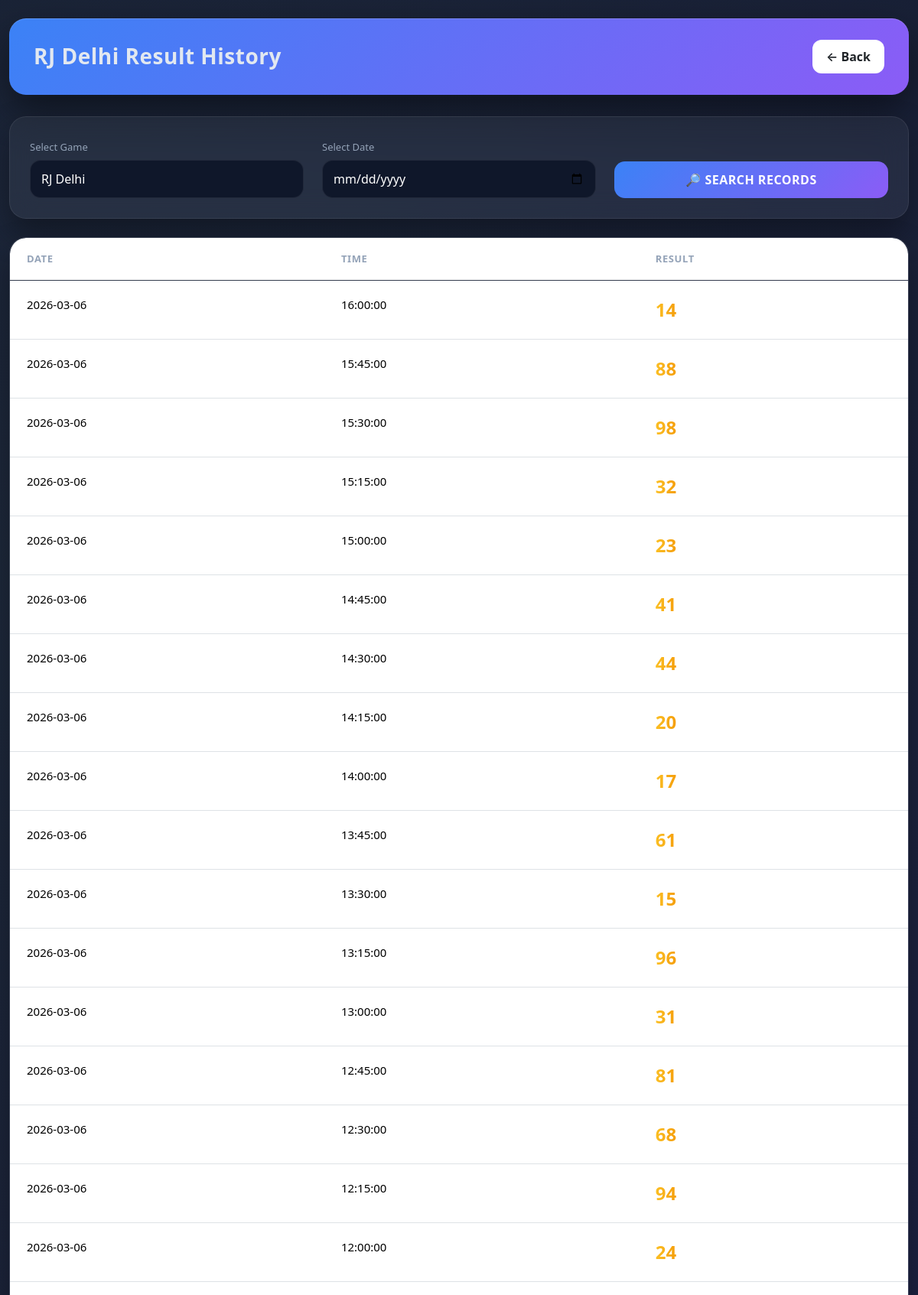
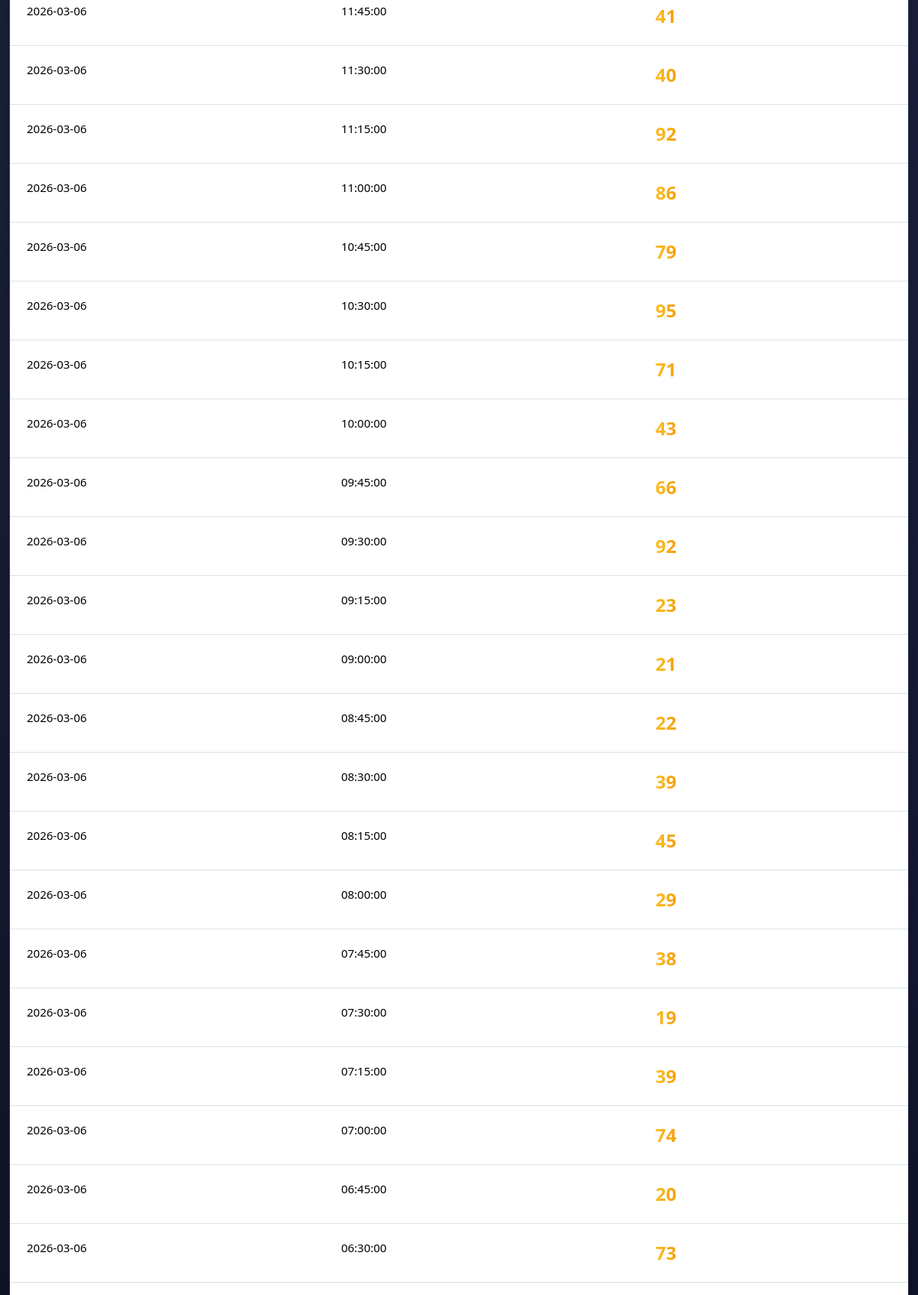
The page /game-history.php?game_id=1 (upper part) on the database its author committed (2 pictures, top to bottom).
### tables this page shows
CREATE TABLE `games` (
  `id` int(6) UNSIGNED NOT NULL,
  `name` varchar(100) NOT NULL,
  `game_type` enum('Datewise','Timewise') DEFAULT 'Datewise',
  `time_slot` varchar(100) DEFAULT NULL,
  `interval_mins` int(11) DEFAULT 30,
  `logo_path` varchar(255) DEFAULT NULL,
  `last_modified` timestamp NOT NULL DEFAULT current_timestamp() ON UPDATE current_timestamp()
);

CREATE TABLE `results` (
  `id` int(6) UNSIGNED NOT NULL,
  `game_id` int(6) UNSIGNED DEFAULT NULL,
  `lock_date` date NOT NULL,
  `lock_time` time NOT NULL,
  `lock_value` varchar(50) NOT NULL,
  `last_modified` timestamp NOT NULL DEFAULT current_timestamp() ON UPDATE current_timestamp()
);

### game-history.php (the view, shortened to what this page needs)
<?php
require_once 'db.php';
$selected_game = isset($_GET['game_id']) ? (int)$_GET['game_id'] : 0;
$selected_date = isset($_GET['date']) ? $_GET['date'] : '';
$games = $conn->query("SELECT id,name FROM games ORDER BY name ASC")->fetchAll();
$game_name = "Result History";
if($selected_game){
    $stmt = $conn->prepare("SELECT name FROM games WHERE id=?");
    $stmt->execute([$selected_game]);
    $g = $stmt->fetch();
    if($g){
        $game_name = $g['name']." Result History";
    }
}
$where = [];
$params = [];
if($selected_game){
    $where[] = "game_id=?";
    $params[] = $selected_game;
}
$where_sql = count($where) ? ("WHERE ".implode(" AND ",$where)) : "";
$stmt = $conn->prepare("
SELECT lock_date, lock_time, lock_value
FROM results
$where_sql
ORDER BY lock_date DESC, lock_time DESC
LIMIT 100
");
$stmt->execute($params);
$results = $stmt->fetchAll();
?>
<!DOCTYPE html>
<html>
<head>
<link href="https://cdn.jsdelivr.net/npm/bootstrap@5.3.3/dist/css/bootstrap.min.css" rel="stylesheet">
</head>
<body>
<div class="container py-4">
    <div class="page-header d-flex justify-content-between align-items-center flex-wrap gap-3">
        <h3 class="page-title"><?=$game_name?></h3>
        <a href="index.php" class="btn btn-back">← Back</a>
    </div>
    <div class="glass filter-card mb-4">
        <form method="get" class="row g-4 align-items-end">
            <div class="col-md-4">
                <label class="form-label">Select Game</label>
                <select name="game_id" class="form-select">
                    <?php foreach($games as $game): ?>
                        <option value="<?=$game['id']?>"
                            <?=$selected_game==$game['id']?'selected':''?>>
                            <?=$game['name']?>
                        </option>
                    <?php endforeach; ?>
                </select>
            </div>
            <div class="col-md-4">
                <label class="form-label">Select Date</label>
                <input type="date" name="date" value="<?=$selected_date?>" class="form-control">
            </div>
            <div class="col-md-4 d-grid">
                <button class="btn-search">🔎 SEARCH RECORDS</button>
            </div>
        </form>
    </div>
    <div class="glass table-wrap">
        <table class="table">
            <thead>
                <tr>
                    <th style="width:35%">Date</th>
                    <th style="width:35%">Time</th>
                    <th style="width:30%">Result</th>
                </tr>
            </thead>
            <tbody>
            <?php if(count($results)>0): ?>
                <?php foreach($results as $r): ?>
                <tr>
                    <td><?=htmlspecialchars($r['lock_date'])?></td>
                    <td><?=htmlspecialchars($r['lock_time'])?></td>
                    <td><span class="result-value"><?=htmlspecialchars($r['lock_value'])?></span></td>
                </tr>
                <?php endforeach; ?>
            <?php else: ?>
                <tr>
                    <td colspan="3" class="empty">No records found</td>
                </tr>
            <?php endif; ?>
            </tbody>
        </table>
    </div>
</div>
</body>
</html>

### game-history.php (style rules this page uses)
:root { --bg:#0b1220; --bg-soft:#0f172a; --card:rgba(255,255,255,0.05); --border:rgba(255,255,255,0.08); --accent:#3b82f6; --accent2:#8b5cf6; --success:#22c55e; --text:#e2e8f0; --muted:#94a3b8; }
* { box-sizing:border-box }
body { margin:0; background: radial-gradient(circle at 10% 10%, #1e293b 0%, transparent 40%), radial-gradient(circle at 90% 20%, #1e1b4b 0%, transparent 40%), var(--bg); color:var(--text); font-family: ui-sans-serif, system-ui, -apple-system, Segoe UI, Roboto, Arial; }
.container { max-width:1200px }
.page-header { background: linear-gradient(135deg,var(--accent),var(--accent2)); padding:28px 32px; border-radius:22px; margin-bottom:28px; box-shadow: 0 20px 50px rgba(0,0,0,0.45), inset 0 1px 0 rgba(255,255,255,0.15); }
.page-title { font-size:28px; font-weight:800; letter-spacing:.5px; margin:0; }
.btn-back { background:#fff; border:none; border-radius:12px; padding:10px 18px; font-weight:600; }
.glass { background:var(--card); backdrop-filter: blur(18px); border:1px solid var(--border); border-radius:22px; box-shadow:0 20px 40px rgba(0,0,0,0.35); }
.filter-card { padding:26px; }
.form-label { font-size:13px; color:var(--muted); margin-bottom:6px; }
.form-control,.form-select { background:var(--bg-soft); border:1px solid var(--border); color:#fff; border-radius:14px; padding:12px 14px; }
.btn-search { border:none; border-radius:14px; padding:12px; font-weight:700; background:linear-gradient(135deg,var(--accent),var(--accent2)); color:#fff; letter-spacing:.5px; }
.table-wrap { overflow:hidden; border-radius:22px; }
.table { margin:0; color:#fff; }
.table thead { background:rgba(255,255,255,0.04); backdrop-filter: blur(8px); }
.table th { border:none; padding:18px 22px; font-size:13px; letter-spacing:.6px; text-transform:uppercase; color:var(--muted); }
.table td { border-top:1px solid rgba(255,255,255,.04); padding:20px 22px; font-size:15px; }
.table tbody tr { transition:.25s; }
.result-value { font-size:24px; font-weight:900; background:linear-gradient(90deg,#fbbf24,#f59e0b); -webkit-background-clip:text; -webkit-text-fill-color:transparent; }

### rows shown on the page
games: name "RJ Delhi Result History"
results: lock_date "2026-03-06", lock_time "16:00:00", lock_value "14"
results: lock_date "2026-03-06", lock_time "15:45:00", lock_value "88"
results: lock_date "2026-03-06", lock_time "15:30:00", lock_value "98"
results: lock_date "2026-03-06", lock_time "15:15:00", lock_value "32"
results: lock_date "2026-03-06", lock_time "15:00:00", lock_value "23"
results: lock_date "2026-03-06", lock_time "14:45:00", lock_value "41"
results: lock_date "2026-03-06", lock_time "14:30:00", lock_value "44"
results: lock_date "2026-03-06", lock_time "14:15:00", lock_value "20"
results: lock_date "2026-03-06", lock_time "14:00:00", lock_value "17"
results: lock_date "2026-03-06", lock_time "13:45:00", lock_value "61"
results: lock_date "2026-03-06", lock_time "13:30:00", lock_value "15"
results: lock_date "2026-03-06", lock_time "13:15:00", lock_value "96"
results: lock_date "2026-03-06", lock_time "13:00:00", lock_value "31"
results: lock_date "2026-03-06", lock_time "12:45:00", lock_value "81"
results: lock_date "2026-03-06", lock_time "12:30:00", lock_value "68"
results: lock_date "2026-03-06", lock_time "12:15:00", lock_value "94"
results: lock_date "2026-03-06", lock_time "12:00:00", lock_value "24"
results: lock_date "2026-03-06", lock_time "11:45:00", lock_value "41"
results: lock_date "2026-03-06", lock_time "11:30:00", lock_value "40"
results: lock_date "2026-03-06", lock_time "11:15:00", lock_value "92"
results: lock_date "2026-03-06", lock_time "11:00:00", lock_value "86"
results: lock_date "2026-03-06", lock_time "10:45:00", lock_value "79"
results: lock_date "2026-03-06", lock_time "10:30:00", lock_value "95"
results: lock_date "2026-03-06", lock_time "10:15:00", lock_value "71"
results: lock_date "2026-03-06", lock_time "10:00:00", lock_value "43"
results: lock_date "2026-03-06", lock_time "09:45:00", lock_value "66"
results: lock_date "2026-03-06", lock_time "09:30:00", lock_value "92"
results: lock_date "2026-03-06", lock_time "09:15:00", lock_value "23"
results: lock_date "2026-03-06", lock_time "09:00:00", lock_value "21"
results: lock_date "2026-03-06", lock_time "08:45:00", lock_value "22"
results: lock_date "2026-03-06", lock_time "08:30:00", lock_value "39"
results: lock_date "2026-03-06", lock_time "08:15:00", lock_value "45"
results: lock_date "2026-03-06", lock_time "08:00:00", lock_value "29"
results: lock_date "2026-03-06", lock_time "07:45:00", lock_value "38"
results: lock_date "2026-03-06", lock_time "07:30:00", lock_value "19"
results: lock_date "2026-03-06", lock_time "07:15:00", lock_value "39"
results: lock_date "2026-03-06", lock_time "07:00:00", lock_value "74"
results: lock_date "2026-03-06", lock_time "06:45:00", lock_value "20"
results: lock_date "2026-03-06", lock_time "06:30:00", lock_value "73"

### other values the page prints
form field game_id "RJ Delhi"
